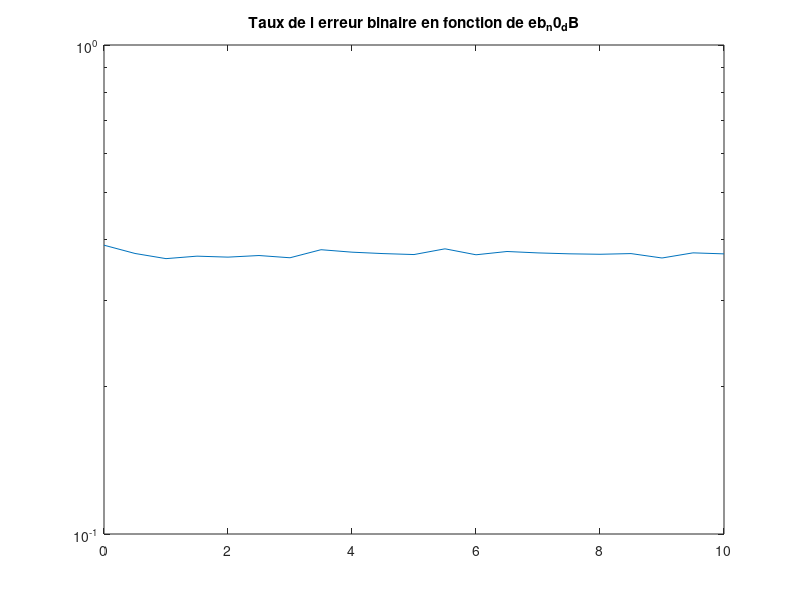

This chart was generated by the following MATLAB code:
% % Messner Julie & Penot Victorine

clear ;     % Efface les variables de l ’ environnement de travail
close all ; % Ferme les figures ouvertes
clc ;       % Efface la console

% % Initialisation des paramètres

fe = 1e4 ;  % Fréquence d ’ échantillonnage
M = 4;      % Nombre de symboles dans la modulation
n_b = log2 ( M ) ;  % Nombre de bits par symboles

% ... autres paramètres

bits = M*n_b;
Ds = 1e3;
Ts = 1e-3;
Fse = Ts*fe;
g=@(t) t>0 & t<Ts;
t = linspace(-1e-2,1e-2,1000);
gt = ones(Fse,1);



Ns = 1000;
Nfft = 512;

% Energie du filtre de mise en forme
Eg =  1*Fse;

sigA2 = 0;                                % Variance théorique des symboles
eb_n0_dB = 0:0.5:10;                        % Liste des Eb / N0 en dB
eb_n0 = 10.^( eb_n0_dB /10) ;               % Liste des Eb / N0
sigma2 = sigA2 * Eg ./ ( n_b * eb_n0 ) ;    % Variance du bruit complexe en bande de base
TEB = zeros ( size ( eb_n0 ) ) ;            % Tableau des TEB ( résultats )
Pb = qfunc ( sqrt (2* eb_n0 ) ) ;           % Tableau des probabilités d ’erreurs théoriques
ga=gt;                                      %Filtre adapté

%Symboles
c1= 1/sqrt(2) + 1j/sqrt(2);
c2= -1/sqrt(2) + 1j/sqrt(2);
c3= -1/sqrt(2) - 1j/sqrt(2);
c4= 1/sqrt(2) - 1j/sqrt(2);


for i = 1: length ( eb_n0 )
    error_cnt = 0;
    bit_cnt = 0;
    while error_cnt < 100
        % % Émetteur
        X = randi([0,1],10000,1);
        %Association bits->symbole
        Ss = zeros(5000,1);
        k=1;
        for n=1:2:length(X) 
            if X(n) == 0 && X(n+1) == 0
                Ss(k)= c1;
                k = k+1;
            elseif X(n) == 0 && X(n+1) == 1
                Ss(k)= c2;
                k = k+1;
            elseif X(n) == 1 && X(n+1) == 1
                Ss(k)= c3;
                k = k+1;
            elseif X(n) == 1 && X(n+1) == 0
                Ss(k)= c4;
                k = k+1;
            end
        end
                Ssech = upsample(Ss,Fse);


        % Filtre de mise en forme

        Sl = conv(Ssech,gt);
        Sllen=length(Sl);
        % % Canal
        nl = sqrt (sigma2 (i)/2)*(randn(size(Sl))+1j*randn(size(Sl))) ; % Génération du bruit blanc gaussien complexe
        yl=Sl+nl;
        % % Récepteur
        
        Rl = conv(yl,ga);
        Rllen=length(Rl);

        %Echantillonnage

        Rl2 = zeros(5000,1);
        k=1;
        for p=Fse:Fse:length(Rl)-Fse
            Rl2(k)=Rl(p);
            k =k+1;
        end
        Rl2len= length(Rl2);
        
        % % Décodeur en ligne
        %Décision 

        An=zeros(Rl2len,1);

        for n=1:Rl2len
            re=real(Rl2(n));
            im=imag(Rl2(n));
            if im>=0
                if re>=0
                    An(n)=0;
                elseif re<0
                    An(n)=1;
                end
            elseif im<0
                if re>=0
                    An(n)=2;
                elseif re<0
                    An(i)=3;
                end
            end
        end

        Anlen=length(An);

        %Association Symbole bit 

        D=zeros(10000,1);

        for n=1:Anlen 
            if An(n)==0
                D(2*n-1)=0;
                D(2*n)=0;
            elseif An(i)==1
                D(2*n-1)= 0;
                D(2*n)=1;
            elseif An(n)==3
                D(2*n-1)=1;
                D(2*n)=1;
            elseif An(n)==2
                D(2*n-1)=1;
                D(2*n)=0;
            end
        end
        %error_cnt = error_cnt + sum(D~=X);
        %bit_cnt = bit_cnt + length(D);
        for n=1:length(D)
             if D(n)~=X(n)
                 error_cnt = error_cnt + 1; % incrémenter le compteur d ’ erreurs
            end
            %bit_cnt = bit_cnt + 1; % incrémenter le compteurde bits envoyés 
        end
        TEB ( i ) = error_cnt / 10000 ; 
    end
end


% % Affichage des résultats

figure,

% % Mapping de gray
semilogy(eb_n0_dB,Pb);

semilogy(eb_n0_dB,TEB),
title('Taux de l erreur binaire en fonction de eb_n0_dB')
